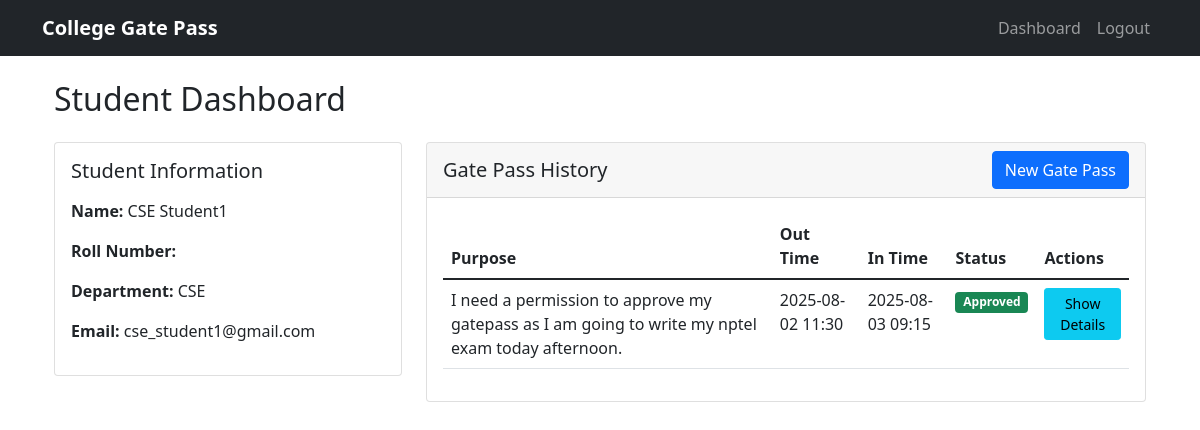
/dashboard (signed in), run on the app's committed database.
### app.py (models this page shows, shortened)
class User(UserMixin, db.Model):
    id = db.Column(db.Integer, primary_key=True)
    email = db.Column(db.String(120), unique=True, nullable=False)
    password_hash = db.Column(db.String(128))
    name = db.Column(db.String(100))
    role = db.Column(db.String(20), nullable=False)
    department = db.Column(db.String(50))
    roll_number = db.Column(db.String(20))
    photo_path = db.Column(db.String(200))
    is_verified = db.Column(db.Boolean, default=False)

class GatePass(db.Model):
    id = db.Column(db.Integer, primary_key=True)
    student_id = db.Column(db.Integer, db.ForeignKey('user.id'), nullable=False)
    purpose = db.Column(db.String(200), nullable=False)
    out_time = db.Column(db.DateTime, nullable=False)
    in_time = db.Column(db.DateTime, nullable=False)
    status = db.Column(db.String(20), default='pending')  # pending, approved, rejected
    approved_by = db.Column(db.Integer, db.ForeignKey('user.id'))
    otp = db.Column(db.String(6))
    qr_code = db.Column(db.String(200))
    created_at = db.Column(db.DateTime, default=datetime.utcnow)
    student = db.relationship('User', foreign_keys=[student_id], backref='gate_passes')
    approver = db.relationship('User', foreign_keys=[approved_by], backref='approved_passes')

### app.py (the view)
@app.route('/dashboard')
@login_required
def dashboard():
    if current_user.role == 'hod':
        pending_students = User.query.filter_by(role='student', is_verified=False, department=current_user.department).all()
        pending_passes = GatePass.query.join(User, GatePass.student_id == User.id).filter(
            User.department == current_user.department,
            GatePass.status == 'pending'
        ).all()
        return render_template('hod_dashboard.html',
                             pending_students=pending_students,
                             pending_passes=pending_passes)
    elif current_user.role == 'student':
        gate_passes = GatePass.query.filter_by(student_id=current_user.id).all()
        return render_template('student_dashboard.html', gate_passes=gate_passes)
    elif current_user.role == 'security':
        return render_template('security_dashboard.html')
    else:  # admin
        return render_template('admin_dashboard.html', User=User, GatePass=GatePass)

### app.py (called while the page is built)
@login_manager.user_loader
def load_user(user_id):
    return User.query.get(int(user_id))

### templates/student_dashboard.html (shortened to what this page needs)
{% extends "base.html" %}
{% block content %}
<div class="container">
    <h2 class="mb-4">Student Dashboard</h2>
    <div class="row">
        <div class="col-md-4 mb-4">
            <div class="card">
                <div class="card-body">
                    <h5 class="card-title">Student Information</h5>
                    <p><strong>Name:</strong> {{ current_user.name }}</p>
                    <p><strong>Roll Number:</strong> {{ current_user.roll_no }}</p>
                    <p><strong>Department:</strong> {{ current_user.department }}</p>
                    <p><strong>Email:</strong> {{ current_user.email }}</p>
                </div>
            </div>
        </div>
        <div class="col-md-8">
            <div class="card mb-4">
                <div class="card-header d-flex justify-content-between align-items-center">
                    <h5 class="mb-0">Gate Pass History</h5>
                    <button type="button" class="btn btn-primary" data-bs-toggle="modal" data-bs-target="#newGatePassModal">
                        New Gate Pass
                    </button>
                </div>
                <div class="card-body">
                    {% if gate_passes %}
                        <div class="table-responsive">
                            <table class="table table-hover">
                                <thead>
                                    <tr>
                                        <th>Purpose</th>
                                        <th>Out Time</th>
                                        <th>In Time</th>
                                        <th>Status</th>
                                        <th>Actions</th>
                                    </tr>
                                </thead>
                                <tbody>
                                    {% for pass in gate_passes %}
                                        <tr>
                                            <td>{{ pass.purpose }}</td>
                                            <td>{{ pass.out_time.strftime('%Y-%m-%d %H:%M') }}</td>
                                            <td>{{ pass.in_time.strftime('%Y-%m-%d %H:%M') if pass.in_time else 'Not returned' }}</td>
                                            <td>
                                                <span class="badge {% if pass.status == 'approved' %}bg-success
                                                                  {% elif pass.status == 'pending' %}bg-warning
                                                                  {% elif pass.status == 'rejected' %}bg-danger
                                                                  {% else %}bg-info{% endif %}">
                                                    {{ pass.status.title() }}
                                                </span>
                                            </td>
                                            <td>
                                                {% if pass.status == 'approved' %}
                                                    <button type="button" class="btn btn-info btn-sm"
                                                            data-bs-toggle="modal"
                                                            data-bs-target="#gatePassModal{{ pass.id }}">
                                                        Show Details
                                                    </button>
                                                {% endif %}
                                            </td>
                                        </tr>
                                    {% endfor %}
                                </tbody>
                            </table>
                        </div>
                    {% else %}
                        <p class="text-muted">No gate passes found.</p>
                    {% endif %}
                </div>
            </div>
        </div>
    </div>
</div>
{% endblock %}

### data on the page
User: name "CSE Student1", department "CSE", email "cse_student1@gmail.com"
GatePass: purpose "I need a permission to approve my gatepass as I am going to write my nptel exam today afternoon.", out_time "2025-08-02 11:30", in_time "2025-08-03 09:15", status "Approved"
